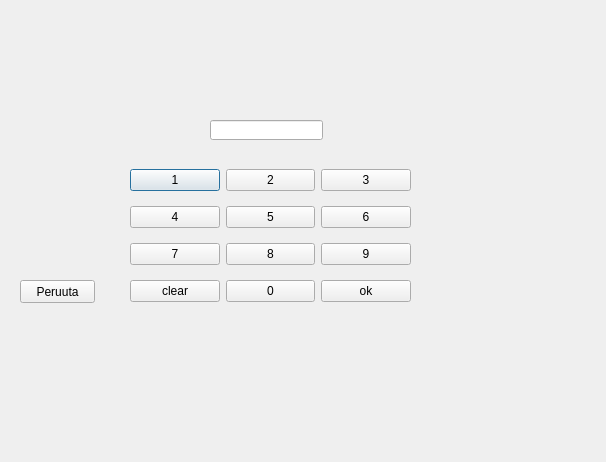
<?xml version="1.0" encoding="UTF-8"?>
<ui version="4.0">
 <class>engine</class>
 <widget class="QDialog" name="engine">
  <property name="geometry">
   <rect>
    <x>0</x>
    <y>0</y>
    <width>606</width>
    <height>462</height>
   </rect>
  </property>
  <property name="windowTitle">
   <string>Dialog</string>
  </property>
  <widget class="QLineEdit" name="lineEdit">
   <property name="geometry">
    <rect>
     <x>210</x>
     <y>120</y>
     <width>113</width>
     <height>20</height>
    </rect>
   </property>
  </widget>
  <widget class="QWidget" name="gridLayoutWidget">
   <property name="geometry">
    <rect>
     <x>130</x>
     <y>160</y>
     <width>281</width>
     <height>151</height>
    </rect>
   </property>
   <layout class="QGridLayout" name="gridLayout">
    <item row="0" column="0">
     <widget class="QPushButton" name="a1">
      <property name="text">
       <string>1</string>
      </property>
     </widget>
    </item>
    <item row="3" column="1">
     <widget class="QPushButton" name="a8">
      <property name="text">
       <string>8</string>
      </property>
     </widget>
    </item>
    <item row="4" column="2">
     <widget class="QPushButton" name="enter">
      <property name="text">
       <string>ok</string>
      </property>
     </widget>
    </item>
    <item row="4" column="0">
     <widget class="QPushButton" name="clear">
      <property name="text">
       <string>clear</string>
      </property>
     </widget>
    </item>
    <item row="0" column="2">
     <widget class="QPushButton" name="a3">
      <property name="text">
       <string>3</string>
      </property>
     </widget>
    </item>
    <item row="0" column="1">
     <widget class="QPushButton" name="a2">
      <property name="text">
       <string>2</string>
      </property>
     </widget>
    </item>
    <item row="3" column="2">
     <widget class="QPushButton" name="a9">
      <property name="text">
       <string>9</string>
      </property>
     </widget>
    </item>
    <item row="1" column="1">
     <widget class="QPushButton" name="a5">
      <property name="text">
       <string>5</string>
      </property>
     </widget>
    </item>
    <item row="1" column="0">
     <widget class="QPushButton" name="a4">
      <property name="text">
       <string>4</string>
      </property>
     </widget>
    </item>
    <item row="3" column="0">
     <widget class="QPushButton" name="a7">
      <property name="text">
       <string>7</string>
      </property>
     </widget>
    </item>
    <item row="4" column="1">
     <widget class="QPushButton" name="a0">
      <property name="text">
       <string>0</string>
      </property>
     </widget>
    </item>
    <item row="1" column="2">
     <widget class="QPushButton" name="a6">
      <property name="text">
       <string>6</string>
      </property>
     </widget>
    </item>
   </layout>
  </widget>
  <widget class="QPushButton" name="cancel">
   <property name="geometry">
    <rect>
     <x>20</x>
     <y>280</y>
     <width>75</width>
     <height>23</height>
    </rect>
   </property>
   <property name="text">
    <string>Peruuta</string>
   </property>
  </widget>
 </widget>
 <resources/>
 <connections/>
</ui>
